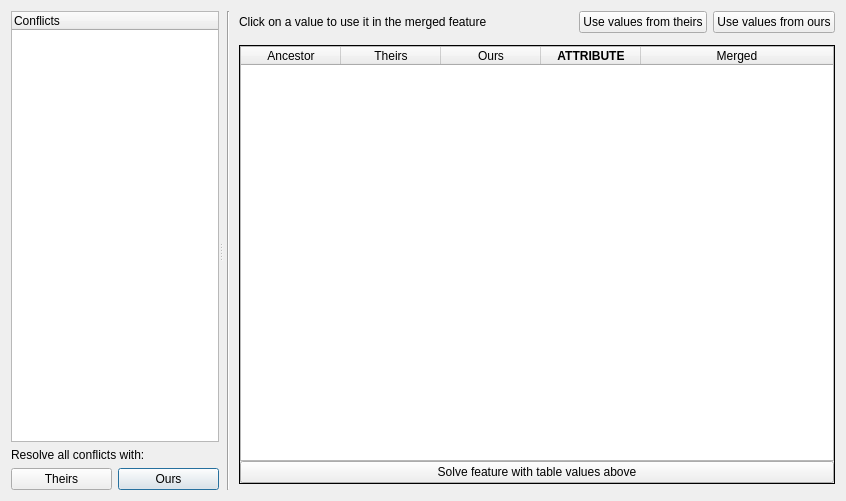
<?xml version="1.0" encoding="UTF-8"?>
<ui version="4.0">
 <class>ConflictDialog</class>
 <widget class="QDialog" name="ConflictDialog">
  <property name="geometry">
   <rect>
    <x>0</x>
    <y>0</y>
    <width>846</width>
    <height>501</height>
   </rect>
  </property>
  <property name="windowTitle">
   <string>Merge Conflicts</string>
  </property>
  <layout class="QVBoxLayout" name="verticalLayout">
   <item>
    <widget class="QSplitter" name="splitter_2">
     <property name="orientation">
      <enum>Qt::Horizontal</enum>
     </property>
     <widget class="QWidget" name="layoutWidget">
      <layout class="QGridLayout" name="gridLayout_2">
       <item row="1" column="0" colspan="2">
        <widget class="QTreeWidget" name="treeConflicts">
         <property name="minimumSize">
          <size>
           <width>200</width>
           <height>0</height>
          </size>
         </property>
         <property name="alternatingRowColors">
          <bool>true</bool>
         </property>
         <property name="uniformRowHeights">
          <bool>true</bool>
         </property>
         <column>
          <property name="text">
           <string>Conflicts</string>
          </property>
         </column>
        </widget>
       </item>
       <item row="3" column="1">
        <widget class="QPushButton" name="btnSolveAllOurs">
         <property name="text">
          <string>Ours</string>
         </property>
        </widget>
       </item>
       <item row="3" column="0">
        <widget class="QPushButton" name="btnSolveAllTheirs">
         <property name="text">
          <string>Theirs</string>
         </property>
        </widget>
       </item>
       <item row="2" column="0" colspan="2">
        <widget class="QLabel" name="label">
         <property name="text">
          <string>Resolve all conflicts with:</string>
         </property>
        </widget>
       </item>
      </layout>
     </widget>
     <widget class="QSplitter" name="splitter">
      <property name="orientation">
       <enum>Qt::Vertical</enum>
      </property>
      <widget class="QWidget" name="layoutWidget">
       <layout class="QGridLayout" name="gridLayout" columnstretch="0,0,0,0,0">
        <item row="0" column="4">
         <widget class="QPushButton" name="btnSolveOurs">
          <property name="text">
           <string>Use values from ours</string>
          </property>
         </widget>
        </item>
        <item row="0" column="1">
         <widget class="QLabel" name="label_2">
          <property name="text">
           <string>Click on a value to use it in the merged feature</string>
          </property>
         </widget>
        </item>
        <item row="0" column="2">
         <spacer name="horizontalSpacer">
          <property name="orientation">
           <enum>Qt::Horizontal</enum>
          </property>
          <property name="sizeType">
           <enum>QSizePolicy::MinimumExpanding</enum>
          </property>
          <property name="sizeHint" stdset="0">
           <size>
            <width>80</width>
            <height>20</height>
           </size>
          </property>
         </spacer>
        </item>
        <item row="0" column="3">
         <widget class="QPushButton" name="btnSolveTheirs">
          <property name="text">
           <string>Use values from theirs</string>
          </property>
         </widget>
        </item>
        <item row="2" column="1" colspan="4">
         <widget class="QStackedWidget" name="stackedWidget">
          <property name="frameShape">
           <enum>QFrame::Box</enum>
          </property>
          <property name="currentIndex">
           <number>0</number>
          </property>
          <widget class="QWidget" name="pageSolveNormal">
           <layout class="QVBoxLayout" name="verticalLayout_2">
            <property name="spacing">
             <number>0</number>
            </property>
            <property name="leftMargin">
             <number>0</number>
            </property>
            <property name="topMargin">
             <number>0</number>
            </property>
            <property name="rightMargin">
             <number>0</number>
            </property>
            <property name="bottomMargin">
             <number>0</number>
            </property>
            <item>
             <widget class="QTableWidget" name="tableAttributes">
              <property name="sortingEnabled">
               <bool>true</bool>
              </property>
              <property name="wordWrap">
               <bool>false</bool>
              </property>
              <attribute name="horizontalHeaderCascadingSectionResizes">
               <bool>true</bool>
              </attribute>
              <attribute name="horizontalHeaderMinimumSectionSize">
               <number>30</number>
              </attribute>
              <attribute name="horizontalHeaderStretchLastSection">
               <bool>true</bool>
              </attribute>
              <attribute name="verticalHeaderVisible">
               <bool>false</bool>
              </attribute>
              <column>
               <property name="text">
                <string>Ancestor</string>
               </property>
              </column>
              <column>
               <property name="text">
                <string>Theirs</string>
               </property>
              </column>
              <column>
               <property name="text">
                <string>Ours</string>
               </property>
              </column>
              <column>
               <property name="text">
                <string>ATTRIBUTE</string>
               </property>
               <property name="font">
                <font>
                 <weight>75</weight>
                 <bold>true</bold>
                </font>
               </property>
              </column>
              <column>
               <property name="text">
                <string>Merged</string>
               </property>
              </column>
             </widget>
            </item>
            <item>
             <widget class="QPushButton" name="btnSolveFeature">
              <property name="text">
               <string>Solve feature with table values above</string>
              </property>
             </widget>
            </item>
           </layout>
          </widget>
          <widget class="QWidget" name="pageSolveWithDeleted">
           <layout class="QGridLayout" name="gridLayout_3">
            <property name="topMargin">
             <number>20</number>
            </property>
            <item row="1" column="1">
             <spacer name="verticalSpacer_3">
              <property name="orientation">
               <enum>Qt::Vertical</enum>
              </property>
              <property name="sizeType">
               <enum>QSizePolicy::Fixed</enum>
              </property>
              <property name="sizeHint" stdset="0">
               <size>
                <width>20</width>
                <height>20</height>
               </size>
              </property>
             </spacer>
            </item>
            <item row="4" column="1">
             <widget class="QPushButton" name="btnDeleteFeature">
              <property name="text">
               <string>Delete feature</string>
              </property>
             </widget>
            </item>
            <item row="0" column="2">
             <spacer name="horizontalSpacer_3">
              <property name="orientation">
               <enum>Qt::Horizontal</enum>
              </property>
              <property name="sizeHint" stdset="0">
               <size>
                <width>40</width>
                <height>20</height>
               </size>
              </property>
             </spacer>
            </item>
            <item row="0" column="0">
             <spacer name="horizontalSpacer_2">
              <property name="orientation">
               <enum>Qt::Horizontal</enum>
              </property>
              <property name="sizeHint" stdset="0">
               <size>
                <width>40</width>
                <height>20</height>
               </size>
              </property>
             </spacer>
            </item>
            <item row="3" column="1">
             <widget class="QPushButton" name="btnUseAncestor">
              <property name="text">
               <string>Use ancestor feature</string>
              </property>
             </widget>
            </item>
            <item row="2" column="1">
             <widget class="QPushButton" name="btnUseModified">
              <property name="text">
               <string>Use modified feature</string>
              </property>
             </widget>
            </item>
            <item row="0" column="1">
             <widget class="QLabel" name="label_3">
              <property name="text">
               <string>This feature has been modified in one of the branches.

Select how you want to solve this conflict:
</string>
              </property>
             </widget>
            </item>
            <item row="5" column="1">
             <spacer name="verticalSpacer_2">
              <property name="orientation">
               <enum>Qt::Vertical</enum>
              </property>
              <property name="sizeHint" stdset="0">
               <size>
                <width>20</width>
                <height>40</height>
               </size>
              </property>
             </spacer>
            </item>
           </layout>
          </widget>
         </widget>
        </item>
        <item row="0" column="0" rowspan="4">
         <widget class="Line" name="line">
          <property name="minimumSize">
           <size>
            <width>10</width>
            <height>0</height>
           </size>
          </property>
          <property name="orientation">
           <enum>Qt::Vertical</enum>
          </property>
         </widget>
        </item>
       </layout>
      </widget>
     </widget>
    </widget>
   </item>
  </layout>
 </widget>
 <resources/>
 <connections/>
</ui>
